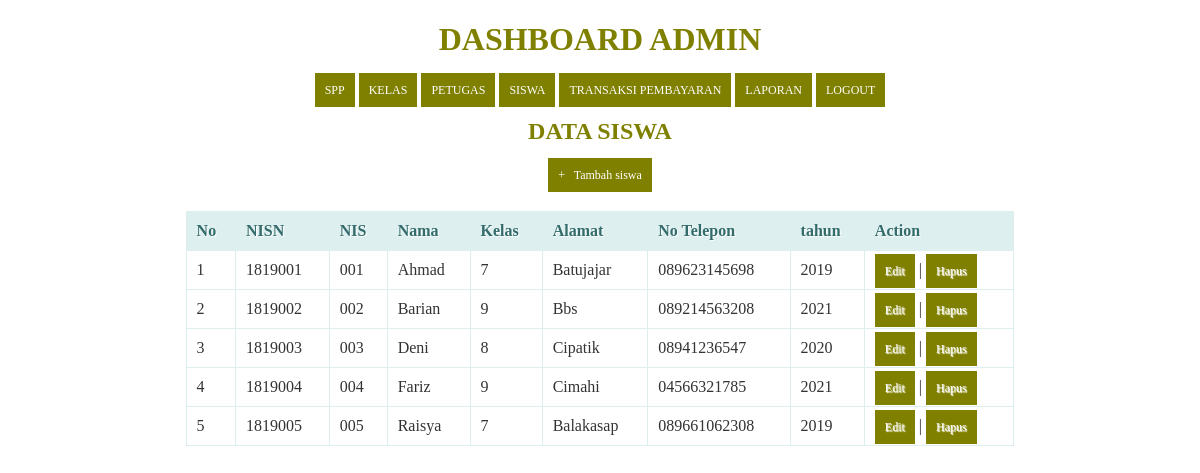
The app's page /siswa.php (signed in) with its own data.
### tables this page shows
CREATE TABLE `siswa` (
  `nisn` varchar(11) NOT NULL,
  `nis` varchar(11) NOT NULL,
  `nama` varchar(35) NOT NULL,
  `id_kelas` int(11) NOT NULL,
  `alamat` text NOT NULL,
  `no_telp` varchar(13) NOT NULL,
  `id_spp` int(11) NOT NULL
);

CREATE TABLE `kelas` (
  `id_kelas` int(11) NOT NULL,
  `nama_kelas` varchar(10) NOT NULL,
  `kompetensi_keahlian` varchar(50) NOT NULL
);

CREATE TABLE `spp` (
  `id_spp` int(11) NOT NULL,
  `tahun` int(11) NOT NULL,
  `nominal` int(11) NOT NULL
);

### siswa.php (the view, shortened to what this page needs)
<!DOCTYPE html>
<html>
  <head>
  </head>
<body>
  <?php
  include ('header.php');
?>
    <center><h2>Data Siswa</h2><center>
    <center><a href="tambah_siswa.php">+ &nbsp; Tambah siswa</a><center>
    <br/>
    <table>
      <thead>
        <tr>
          <th>No</th>
          <th>NISN</th>
          <th>NIS</th>
          <th>Nama</th>
          <th>Kelas</th>
          <th>Alamat</th>
          <th>No Telepon</th>
          <th>tahun</th>
          <th>Action</th>
        </tr>
    </thead>
    <tbody>
      <?php
      $query = "SELECT * FROM siswa,kelas,spp WHERE siswa.id_kelas=kelas.id_kelas AND siswa.id_spp=spp.id_spp ORDER BY nama ASC";
      $result = mysqli_query($koneksi, $query);
      $no = 1;
      while($row = mysqli_fetch_assoc($result))
      {
      ?>
       <tr>
          <td><?php echo $no; ?></td>
          <td><?php echo $row['nisn']; ?></td>
          <td><?php echo $row['nis']; ?></td>
          <td><?php echo $row['nama']; ?></td>
          <td><?php echo $row['nama_kelas']; ?></td>
          <td><?php echo $row['alamat']; ?></td>
          <td><?php echo $row['no_telp']; ?></td>
          <td><?php echo $row['tahun']; ?></td>
          <td>
              <a href="edit_siswa.php?id=<?php echo $row['nisn']; ?>">Edit</a> |
              <a href="proses_hapussiswa.php?id=<?php echo $row['nisn']; ?>" onClick="return confirm('Anda yakin akan menghapus data ini?')">Hapus</a>
          </td>
      </tr>
      <?php
        $no++;
      }
      ?>
    </tbody>
    </table>
</body>
</html>

### siswa.php (style rules this page uses)
* { font-family: "Trebuchet MS"; }
h2 { text-transform: uppercase; color: olive; }
table { border: solid 1px #DDEEEE; border-collapse: collapse; border-spacing: 0; width: 70%; margin: 10px auto 10px auto; }
table thead th { background-color: #DDEFEF; border: solid 1px #DDEEEE; color: #336B6B; padding: 10px; text-align: left; text-shadow: 1px 1px 1px #fff; text-decoration: none; }
table tbody td { border: solid 1px #DDEEEE; color: #333; padding: 10px; text-shadow: 1px 1px 1px #fff; }
a { background-color: olive; color: #fff; padding: 10px; text-decoration: none; font-size: 12px; }

### header.php (style rules this page uses)
* { font-family: "fantasy"; }
table { border: solid 1px #DDEEEE; border-collapse: collapse; border-spacing: 0; width: 70%; margin: 10px auto 10px auto; }
table thead th { background-color: #DDEFEF; border: solid 1px #DDEEEE; color: #336B6B; padding: 10px; text-align: left; text-shadow: 1px 1px 1px #fff; text-decoration: none; }
table tbody td { border: solid 1px #DDEEEE; color: #333; padding: 10px; text-shadow: 1px 1px 1px #fff; }
a { background-color: olive; color: #fff; padding: 10px; text-decoration: none; font-size: 12px; }

### records on screen
siswa: nisn "1819001", nis "001", nama "Ahmad", id_kelas.nama_kelas "7", alamat "Batujajar", no_telp "089623145698", id_spp.tahun "2019"
siswa: nisn "1819002", nis "002", nama "Barian", id_kelas.nama_kelas "9", alamat "Bbs", no_telp "089214563208", id_spp.tahun "2021"
siswa: nisn "1819003", nis "003", nama "Deni", id_kelas.nama_kelas "8", alamat "Cipatik", no_telp "08941236547", id_spp.tahun "2020"
siswa: nisn "1819004", nis "004", nama "Fariz", id_kelas.nama_kelas "9", alamat "Cimahi", no_telp "04566321785", id_spp.tahun "2021"
siswa: nisn "1819005", nis "005", nama "Raisya", id_kelas.nama_kelas "7", alamat "Balakasap", no_telp "089661062308", id_spp.tahun "2019"
